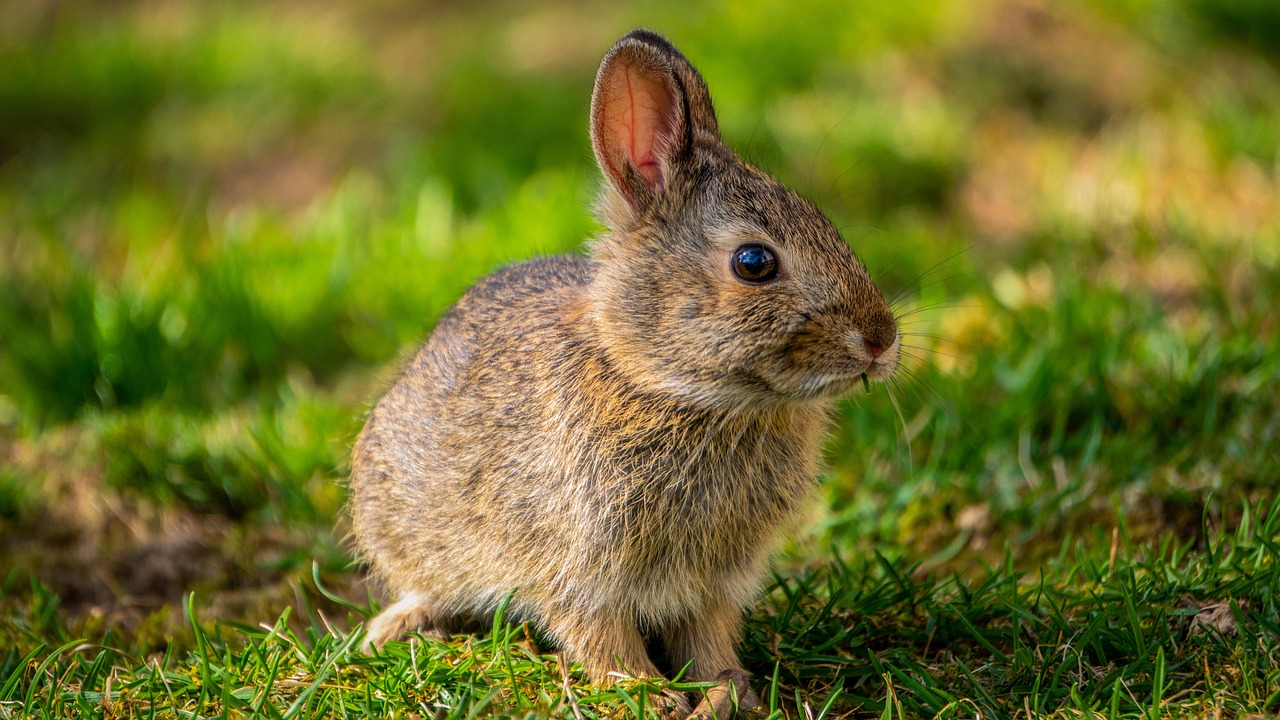
%> input picture Programmering/MATLAB/SF1681 LINALG/Bild.jpg, 1280 x 720 px
$ octave seminarie3upp2.m   (GNU Octave 9; MATLAB toolbox functions it lacks are replaced by stand-ins)
%> lines starting %> are read from the running program, lines starting %| are printed output that depends on the picture


img = imread("Bild.jpg");
%> img is the input picture: size 720x1280x3 uint8; mean R, G, B 111.2, 112.4, 42.2
gray = rgb2gray(img);
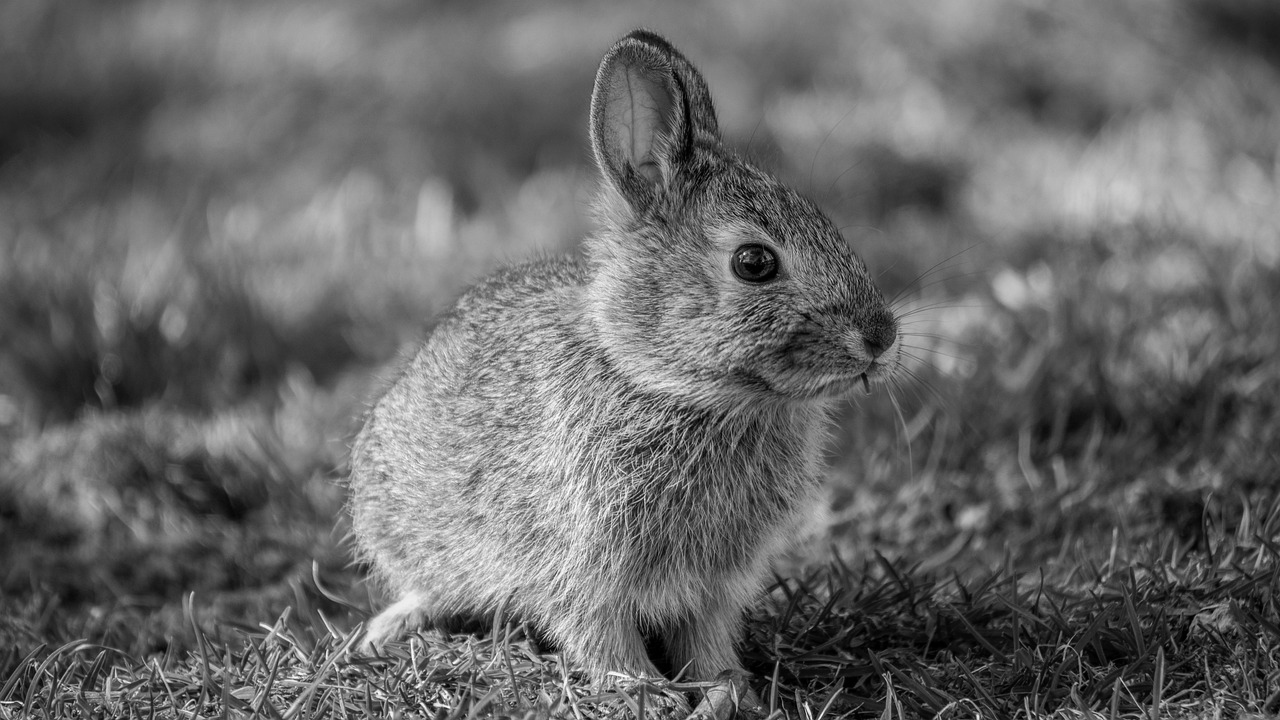
%> gray: size 720x1280 uint8; min 0, max 254, mean 104
A = double(gray);

figure
imshow(A,[0 255])

s = svd(A);
%> s = 720 values, max 102789.7 at index 1, min 5.98 at index 720, mean 701.1
x_plot=1:length(s);
%> x_plot = 720 values from 1 to 720

figure
plot(x_plot, s, LineWidth=2)
xlabel('Index');
ylabel('Singularvärde');
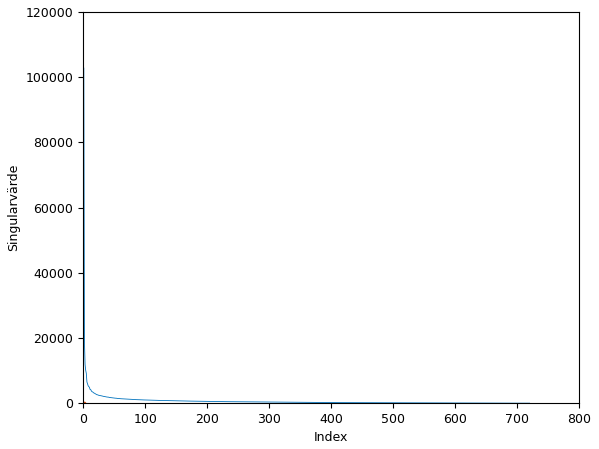
%> figure redrawn from the program's plot data; curve peaks at x = 1, y = 102789.7


[Y,S,X] = svd(A);

X=X';


B=zeros(720, 1280);
%rank(S)
for i=1:92
    B=B+s(i)*Y(:,i)*X(i,:);
end


figure
imshow(B,[0 255])
